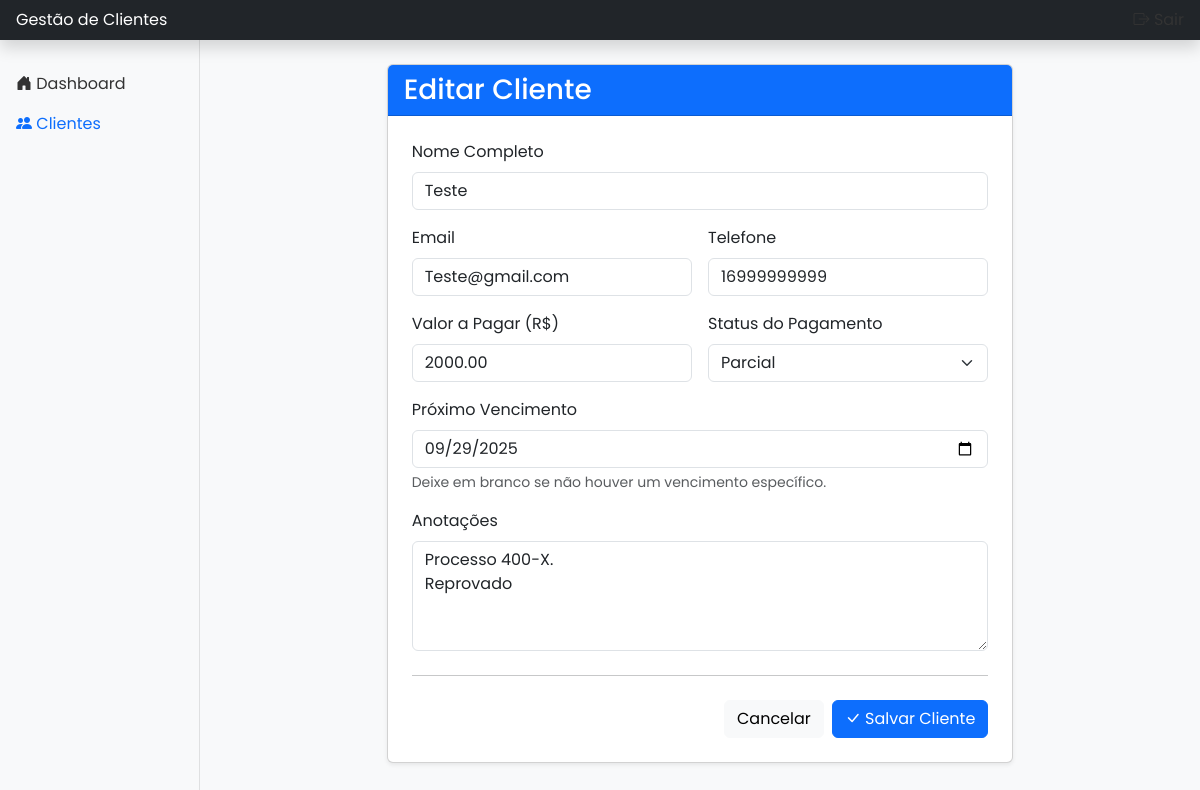
Page /clientes/editar/3 (signed in) on the committed database.
### app.py (models this page shows)
class Cliente(db.Model):
    id = db.Column(db.Integer, primary_key=True)
    nome = db.Column(db.String(100), nullable=False)
    email = db.Column(db.String(100), unique=True, nullable=False)
    telefone = db.Column(db.String(20), nullable=True)
    valor_a_pagar = db.Column(db.Float, nullable=False, default=0.0)
    status_pagamento = db.Column(db.String(20), nullable=False, default='A Pagar')
    anotacoes = db.Column(db.Text, nullable=True)
    data_vencimento = db.Column(db.Date, nullable=True)

### app.py (the view, shortened to what this page needs)
@app.route('/clientes/editar/<int:id>', methods=['GET', 'POST'])
@login_required
def editar_cliente(id):
    cliente = Cliente.query.get_or_404(id)
    return render_template('form_cliente.html', titulo='Editar Cliente', cliente=cliente, form_action=url_for('editar_cliente', id=id))

### app.py (called while the page is built)
@login_manager.user_loader
def load_user(user_id):
    return User.query.get(int(user_id))

@app.context_processor
def inject_year():
    return {'year': date.today().year}

### templates/form_cliente.html (shortened to what this page needs)
{% extends 'base.html' %}
{% block content %}
<div class="row justify-content-center">
    <div class="col-md-10 col-lg-8">
        <div class="card shadow-sm">
            <div class="card-header bg-primary text-white">
                <h1 class="h3 mb-0">{{ titulo }}</h1>
            </div>
            <div class="card-body p-4">
                <form method="post" action="{{ form_action }}">
                    <div class="row g-3">
                        <div class="col-12">
                            <label for="nome" class="form-label">Nome Completo</label>
                            <input type="text" class="form-control" id="nome" name="nome" value="{{ cliente.nome if cliente else '' }}" required>
                        </div>
                        <div class="col-md-6">
                            <label for="email" class="form-label">Email</label>
                            <input type="email" class="form-control" id="email" name="email" value="{{ cliente.email if cliente else '' }}" required>
                        </div>
                        <div class="col-md-6">
                            <label for="telefone" class="form-label">Telefone</label>
                            <input type="tel" class="form-control" id="telefone" name="telefone" value="{{ cliente.telefone if cliente else '' }}">
                        </div>
                        <div class="col-md-6">
                            <label for="valor_a_pagar" class="form-label">Valor a Pagar (R$)</label>
                            <input type="number" step="0.01" class="form-control" id="valor_a_pagar" name="valor_a_pagar" value="{{ '%.2f'|format(cliente.valor_a_pagar if cliente else 0.0) }}" required>
                        </div>
                        <div class="col-md-6">
                            <label for="status_pagamento" class="form-label">Status do Pagamento</label>
                            <select class="form-select" id="status_pagamento" name="status_pagamento" required>
                                <option value="Parcial" {% if cliente and cliente.status_pagamento == 'Parcial' %}selected{% endif %}>Parcial</option>
                            </select>
                        </div>
                        <div class="col-12" id="vencimento-container">
                            <label for="data_vencimento" class="form-label">Próximo Vencimento</label>
                            <input type="date" class="form-control" id="data_vencimento" name="data_vencimento" value="{{ cliente.data_vencimento if cliente and cliente.data_vencimento else '' }}">
                            <div class="form-text">Deixe em branco se não houver um vencimento específico.</div>
                        </div>
                        <div class="col-12">
                            <label for="anotacoes" class="form-label">Anotações</label>
                            <textarea class="form-control" id="anotacoes" name="anotacoes" rows="4">{{ cliente.anotacoes if cliente else '' }}</textarea>
                        </div>
                    </div>
                    <hr class="my-4">
                    <div class="d-flex justify-content-end">
                        <a href="{{ url_for('listar_clientes') }}" class="btn btn-light me-2">Cancelar</a>
                        <button type="submit" class="btn btn-primary">
                            <i class="bi bi-check-lg"></i>
                            Salvar Cliente
                        </button>
                    </div>
                </form>
            </div>
        </div>
    </div>
</div>
{% endblock %}

### templates/base.html (style rules this page uses)
body { font-family: 'Poppins', sans-serif; background-color: #f8f9fa; }

### rows in the picture
Cliente: nome "Teste", email "Teste@gmail.com", telefone "16999999999", valor_a_pagar "2000.00", status_pagamento "Parcial", data_vencimento "09/29/2025", anotacoes "Processo 400-X. Reprovado"

### other values in the picture
{{ titulo }} "Editar Cliente"
